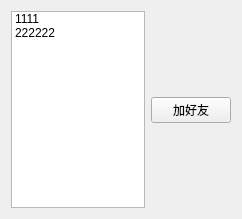
<?xml version="1.0" encoding="UTF-8"?>
<ui version="4.0">
 <class>Online</class>
 <widget class="QWidget" name="Online">
  <property name="geometry">
   <rect>
    <x>0</x>
    <y>0</y>
    <width>242</width>
    <height>219</height>
   </rect>
  </property>
  <property name="windowTitle">
   <string>Form</string>
  </property>
  <layout class="QHBoxLayout" name="horizontalLayout_2">
   <item>
    <layout class="QHBoxLayout" name="horizontalLayout">
     <item>
      <widget class="QListWidget" name="listWidget">
       <item>
        <property name="text">
         <string>1111</string>
        </property>
       </item>
       <item>
        <property name="text">
         <string>222222</string>
        </property>
       </item>
      </widget>
     </item>
     <item>
      <layout class="QVBoxLayout" name="verticalLayout">
       <item>
        <spacer name="verticalSpacer">
         <property name="orientation">
          <enum>Qt::Vertical</enum>
         </property>
         <property name="sizeHint" stdset="0">
          <size>
           <width>20</width>
           <height>40</height>
          </size>
         </property>
        </spacer>
       </item>
       <item>
        <widget class="QPushButton" name="addFriendButton">
         <property name="text">
          <string>加好友</string>
         </property>
        </widget>
       </item>
       <item>
        <spacer name="verticalSpacer_2">
         <property name="orientation">
          <enum>Qt::Vertical</enum>
         </property>
         <property name="sizeHint" stdset="0">
          <size>
           <width>20</width>
           <height>40</height>
          </size>
         </property>
        </spacer>
       </item>
      </layout>
     </item>
    </layout>
   </item>
  </layout>
 </widget>
 <resources/>
 <connections/>
</ui>
